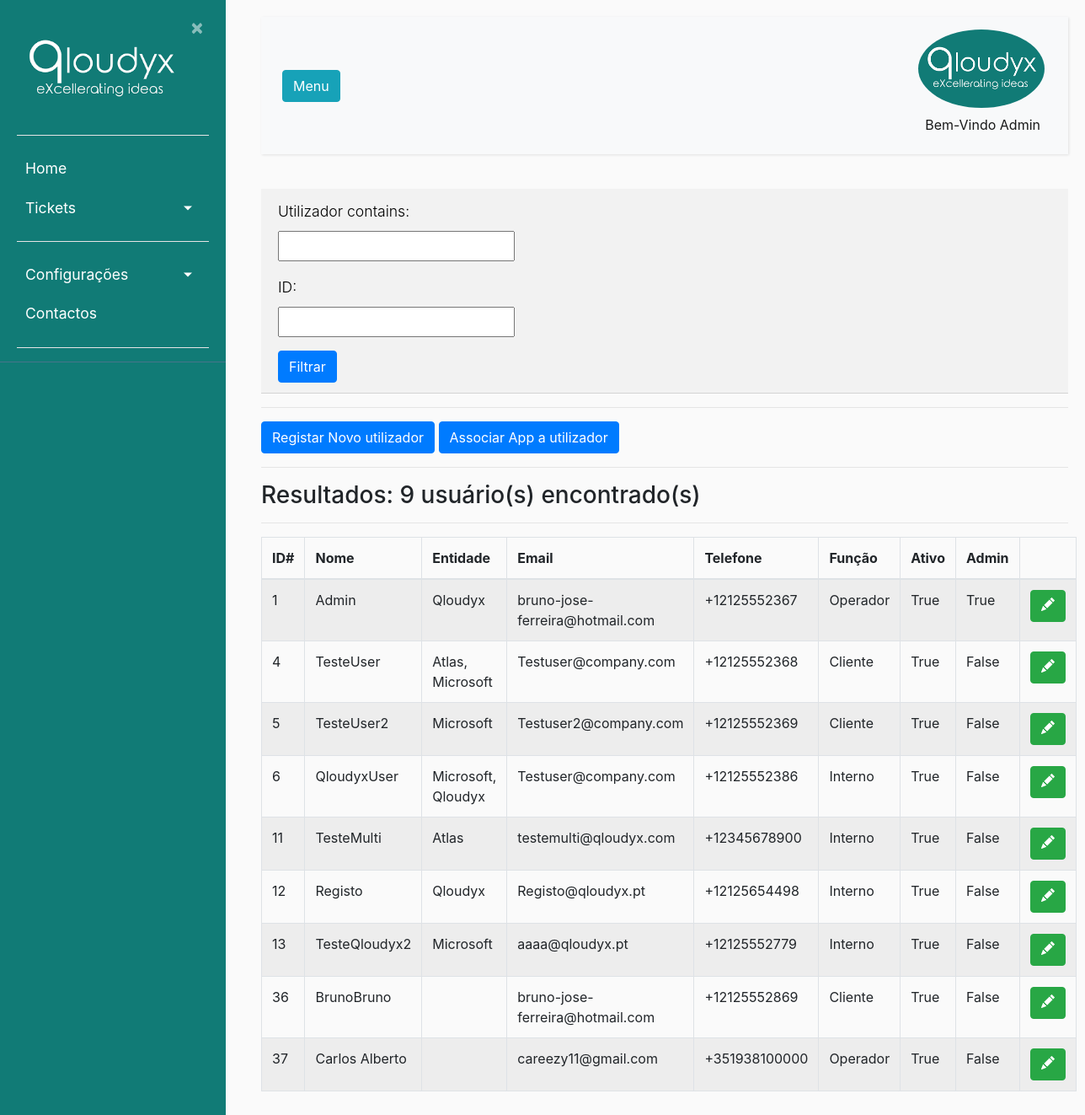
The app's page /listausuarios/ (signed in), older data.
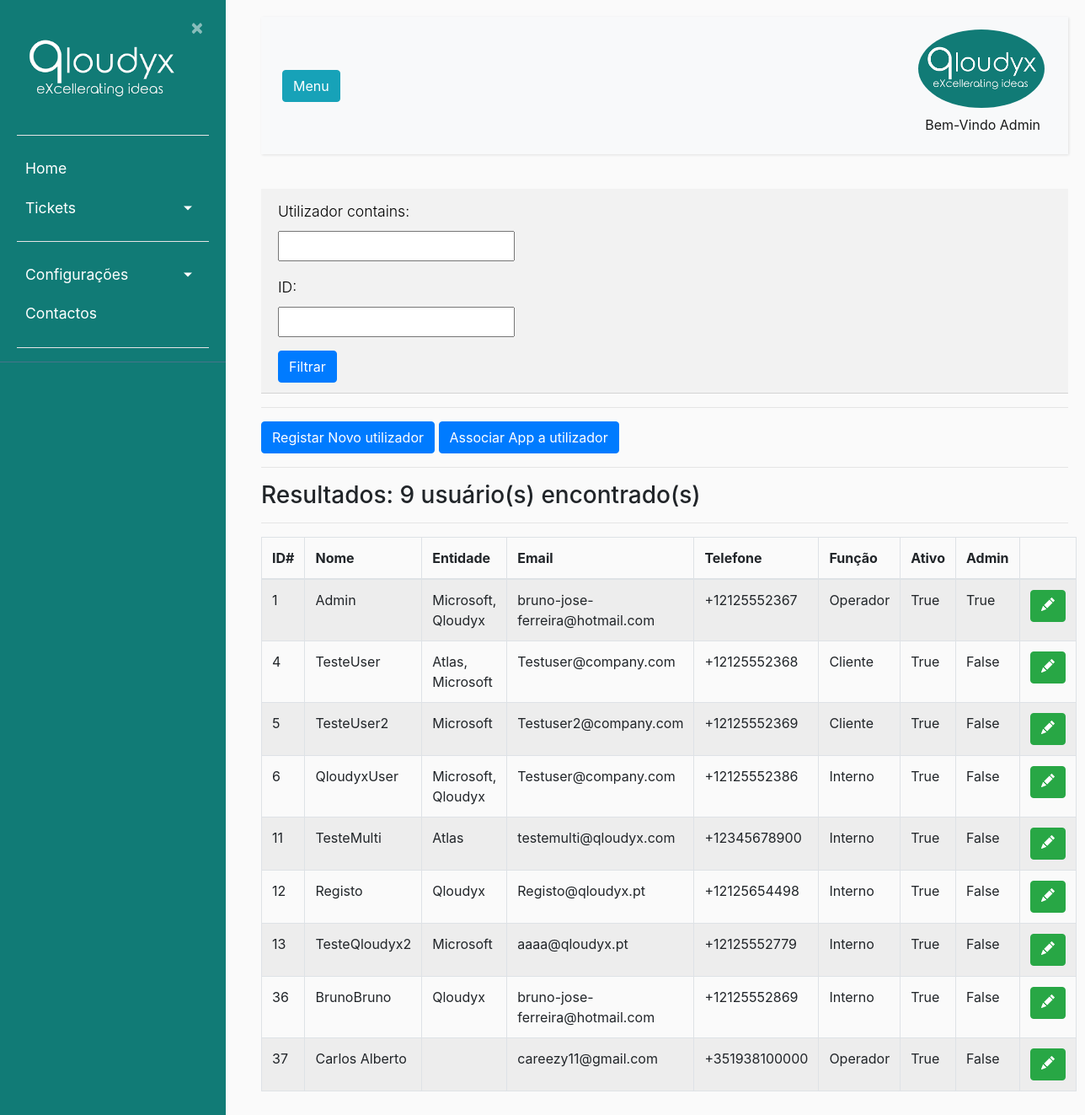
The same page, newer data.
### ticket/models.py (models this page shows, shortened)
class Usuarios(AbstractBaseUser):
    uuid = models.UUIDField(default = uuid.uuid4)
    nome = models.CharField(max_length=100, unique=True,verbose_name='Utilizador')
    email = models.EmailField(verbose_name='E-mail')
    foto = models.ImageField(null=True, blank=True, upload_to='users/uploads/fotos',verbose_name='Foto')
    descricao = models.CharField(max_length=250, null=True)
    EscolhasRole = {
    ("Interno", "Interno"),
    ("Operador", "Operador"),
    ("Cliente", "Cliente"),
    }
    role = models.CharField(max_length=50,choices= EscolhasRole ,verbose_name='Cargo')
    entidade = models.ManyToManyField(Entidades, verbose_name='Entidades')
    telefone = PhoneNumberField(null=True, blank=False, unique=True, verbose_name='Telefone')
    date_of_birth = models.DateField(verbose_name='Data de Nascimento')
    is_active = models.BooleanField(default=True, verbose_name='Ativo?')
    is_admin = models.BooleanField(default=False, verbose_name='Admin?')
    objects = MyUserManager()
    USERNAME_FIELD = 'nome'
    REQUIRED_FIELDS = ['date_of_birth','email']
    def nomes_entidade(self):
            return ', '.join([a.nome for a in self.entidade.all()])
    nomes_entidade.short_description = "Entidades"

class Entidades(models.Model):
    nome = models.CharField(max_length=100)
    externo = models.BooleanField(default=False)

### ticket/views.py (the view)
# urls.py: path('listausuarios/', ticket_views.lista_user, name ='listausuarios'),#lista de usuarios
def lista_user(request):
    usuario =  Usuarios.objects.all()
    userfiltro = UserFilter(request.GET, usuario)
    total_resultados = userfiltro.qs.count()
    return render (request,'ticket/listausuarios.html', {'total':total_resultados,'usuario': userfiltro.qs, 'filter':userfiltro})

### ticket/templates/ticket/listausuarios.html (shortened to what this page needs)
{% extends "ticket/base.html" %}
{% block content %}
<body>
    <div class="card-header">
        <form method="get">
            {{ filter.form.as_p }}
            <button type="submit" class="btn btn-primary">Filtrar</button>
        </form>
    </div>
    <hr>
    <button type="button" class="btn btn-primary"><a href="{% url 'register' %}">Registar Novo utilizador</a></button>
    <button type="button" class="btn btn-primary"><a href="{% url 'criar_appuser' %}">Associar App a utilizador</a></button>
    <hr>
    <h3>Resultados: {{ total }} usuário(s) encontrado(s)</h3>
    <hr>
    <table class="table table-bordered table-striped">
        <thead>
            <tr>
                <th>ID#</th>
                <th>Nome</th>
                <th>Entidade</th>
                <th>Email</th>
                <th>Telefone</th>
                <th>Função</th>
                <th>Ativo</th>
                <th>Admin</th>
                <th></th>
            </tr>
        </thead>
        <tbody>
            {% for usuario in usuario %}
            <tr>
                <td>{{ usuario.id }}</td>
                <td>{{ usuario.nome }}</td>
                <td>{{ usuario.nomes_entidade }}</td>
                <td>{{ usuario.email }}</td>
                <td>{{ usuario.telefone }}</td>
                <td>{{ usuario.role }}</td>
                <td>{{ usuario.is_active }}</td>
                <td>{{ usuario.is_admin }}</td>
                <td>
                    <button type="button" class="btn btn-success"><a title="Editar Utilizador" href="{% url 'editar_perfil' usuario.uuid %}">
                      </a></button>
                </td>
            </tr>
            {% empty %}
            <tr>
                <td colspan="2">Nenhuma aplicação registrada</td>
            </tr>
            {% endfor %}
        </tbody>
    </table>
</body>
{% endblock content %}

### ticket/templates/ticket/base.html (shortened to what the changed rows need)
{% load static %}
<!DOCTYPE html>
<html lang="en">
<head>
    <link rel="stylesheet" href="https://cdn.jsdelivr.net/npm/bootstrap@4.0.0/dist/css/bootstrap.min.css">
    <link rel="stylesheet" type="text/css" href="{% static 'ticket/main.css' %}">
</head>
<body>
    {% if user.nome == "Registo" %}
    <div class="wrapper">
        <nav id="sidebar">
            <div class="sidebar-header">
                <a href = "{% url 'ticket-home' %}"> <img src="{% static 'ticket/Qloudyx.png' %}" style="width:200px;height:100%;"></a>
                <a class="close" onclick="CloseMenu()">&nbsp×&nbsp</a>
                <hr>
                <form method="post" action="{% url 'logout' %}">
                    {% csrf_token %}
                    <a><button style="color:white; text-align:center" class="astext" type="submit">Logout</button></a>
                </form>
                <hr>
            </div>
            </ul>
        </nav>
            <main role="main" class="container">
                <div class="row">
                    <div class="col-md-8">
                        {% if messages %}
                            {% for message in messages %}
                                <div class="alert alert-{{ message.tags }} ">
                                    {{ message }}
                                </div>
                            {% endfor %}
                        {% endif %}
                    </div>
                </div>
            </main>
            <div class="collapse navbar-collapse" id="navbarSupportedContent">
                <ul class="nav navbar-nav ml-auto">
                    <li class="nav-item active">
                        <div class="dropdown">
                            {% if user.is_authenticated %}
                            <img src= "{{ user.foto.url }} " alt="Menu" class="rounded-circle" width="150" />
                            <center>
                            </center>
                        </div>
                        {% endif %}
                    </li>
                </ul>
                </div>
        </div>
        {% block restricted %}{% endblock %}
    {% else %}
        <div id="content">
            <nav class="navbar navbar-expand-lg navbar-light bg-light">
                <div class="container-fluid">
                    {% if user.is_authenticated %}
                    <div class="collapse navbar-collapse" id="navbarSupportedContent">
                        <ul class="nav navbar-nav ml-auto">
                            <li class="nav-item active">
                                <div class="dropdown">
                                    {% if user.is_authenticated %}
                                    <img src= "{{ user.foto.url }} " alt="Menu" class="rounded-circle" width="150" />
                                </div>
                                <a class="nav-link" href="#">Bem-Vindo {{user.nome}}</a>
                                {% endif %}
                            </li>
                        </ul>
                    </div>
                    {% endif %}
                </div>
            </nav>
            {% block content %}{% endblock %}
            {% endif %}
</body>
</html>

Row changes from the older to the newer data that the page shows:
changed Usuarios "Admin": nomes_entidade "Qloudyx" → "Microsoft, Qloudyx"
changed Usuarios "BrunoBruno": nomes_entidade (not shown) → "Qloudyx"; role "Cliente" → "Interno"
